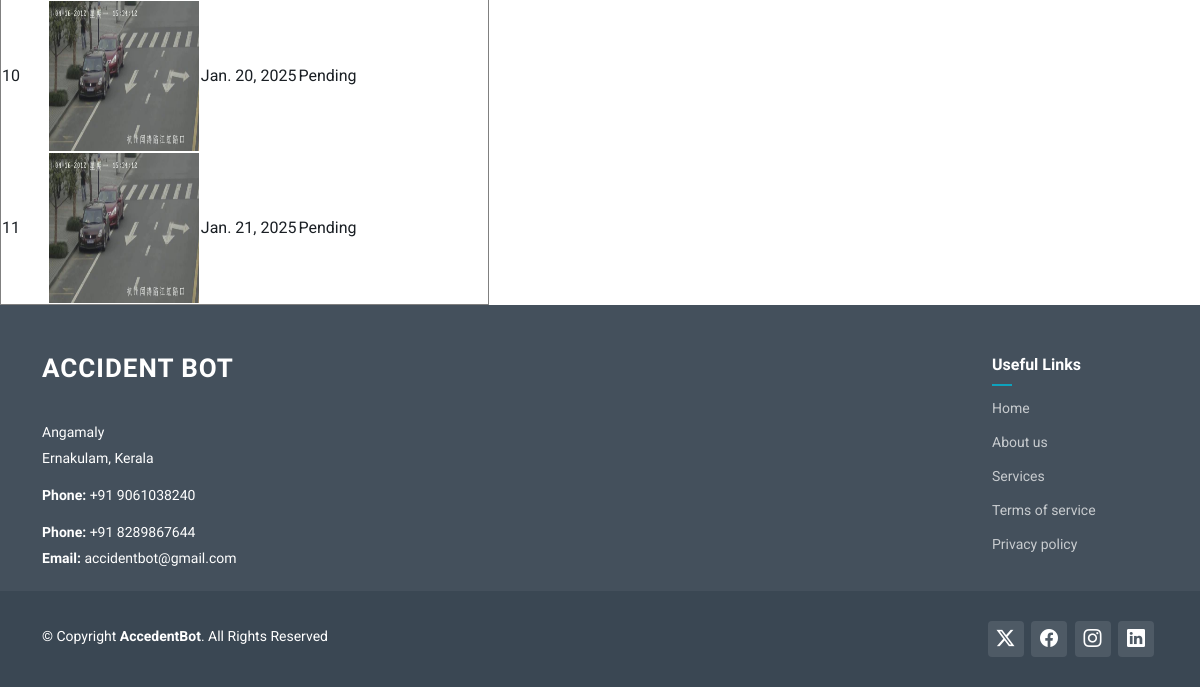
Page /User/myrequest/ (signed in, lower part) on the earlier database version.
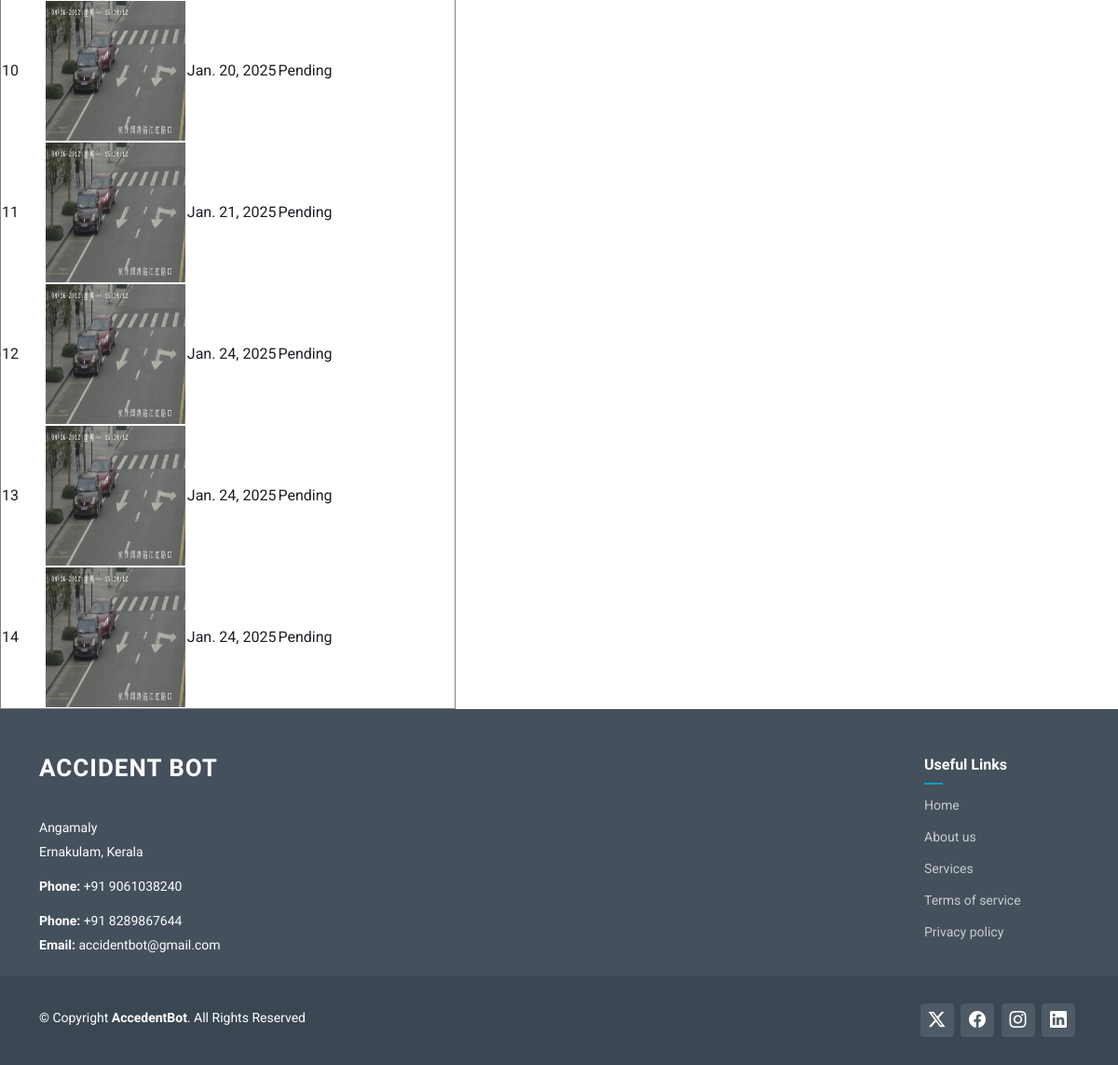
Same page on the later database version.
### User/models.py (models this page shows)
class tbl_request(models.Model):
    request_file=models.FileField(upload_to='Assets/Files/User/Photo/')
    request_date=models.DateField(auto_now_add=True)
    request_status=models.IntegerField(default=0)
    user_id=models.ForeignKey(tbl_user,on_delete=models.CASCADE)

### User/views.py (the view)
# urls.py: path('myrequest/',views.myrequest,name="myrequest"),
def myrequest(request):
    req=tbl_request.objects.filter(user_id=request.session['uid'])
    return render(request, 'User/MyRequest.html',{'req':req})

### User/Templates/User/MyRequest.html (shortened to what this page needs)
{% extends 'User/Headd.html' %}
{% block content %}
<!DOCTYPE html>
<html lang="en">
<head>
</head>
<body>
    <form>
        <table border="1">
            {%for i in req%}
            <tr>
                <td>{{forloop.counter}}</td>
                <td><a href="{{i.request_file.url}}"><img src="{{i.request_file.url}}" alt="" width="150px" height="150px"></a></td>
                <td>{{i.request_date}}</td>
                {% if i.request_status == 0 %}
                <td>Pending</td>
                {% endif %}
                <td></td>
                <td></td>
            </tr>
            {%endfor%}
        </table>
    </form>
</body>
</html>
{% endblock content %}

### User/Templates/User/Headd.html (shortened to what this page needs)
{% load static %}
<!DOCTYPE html>
<html lang="en">
<head>
  <link href="{% static 'User/assets/vendor/bootstrap/css/bootstrap.min.css' %}" rel="stylesheet">
  <link href="{% static 'User/assets/vendor/bootstrap-icons/bootstrap-icons.css' %}" rel="stylesheet">
  <link href="{% static 'User/assets/vendor/aos/aos.css' %}" rel="stylesheet">
  <link href="{% static 'User/assets/vendor/glightbox/css/glightbox.min.css' %}" rel="stylesheet">
  <link href="{% static 'User/assets/vendor/swiper/swiper-bundle.min.css' %}" rel="stylesheet">
  <link href="{% static 'User/assets/css/main.css' %}" rel="stylesheet">
</head>
<body class="index-page">
  {% block content %}
  {% endblock content %}
  <footer id="footer" class="footer dark-background">
    <div class="footer-top">
      <div class="container">
        <div class="row gy-4">
          <div class="col-lg-4 col-md-6 footer-about">
            <a href="index.html" class="logo d-flex align-items-center">
              <span class="sitename">ACCIDENT BOT</span>
            </a>
            <div class="footer-contact pt-3">
              <p>Angamaly</p>
              <p>Ernakulam, Kerala</p>
              <p class="mt-3"><strong>Phone:</strong> <span>+91 9061038240</span></p>
              <p class="mt-3"><strong>Phone:</strong> <span>+91 8289867644</span></p>
              <p><strong>Email:</strong> <span>accidentbot@gmail.com</span></p>
            </div>
          </div>
          <div class="col-lg-2 col-md-3 footer-links">
          </div>
          <div class="col-lg-2 col-md-3 footer-links">
          </div>
          <div class="col-lg-2 col-md-3 footer-links">
          </div>
          <div class="col-lg-2 col-md-3 footer-links">
            <h4>Useful Links</h4>
            <ul>
              <li><a href="#">Home</a></li>
              <li><a href="#">About us</a></li>
              <li><a href="#">Services</a></li>
              <li><a href="#">Terms of service</a></li>
              <li><a href="#">Privacy policy</a></li>
            </ul>
          </div>
        </div>
      </div>
    </div>
    <div class="copyright text-center">
      <div class="container d-flex flex-column flex-lg-row justify-content-center justify-content-lg-between align-items-center">
        <div class="d-flex flex-column align-items-center align-items-lg-start">
          <div>
            © Copyright <strong><span>AccedentBot</span></strong>. All Rights Reserved
          </div>
        </div>
        <div class="social-links order-first order-lg-last mb-3 mb-lg-0">
          <a href=""><i class="bi bi-twitter-x"></i></a>
          <a href=""><i class="bi bi-facebook"></i></a>
          <a href=""><i class="bi bi-instagram"></i></a>
          <a href=""><i class="bi bi-linkedin"></i></a>
        </div>
      </div>
    </div>
  </footer>
</body>
</html>

### Guest/static/User/assets/css/main.css (style rules this page uses)
:root { --default-font: "Roboto", system-ui, -apple-system, "Segoe UI", Roboto, "Helvetica Neue", Arial, "Noto Sans", "Liberation Sans", sans-serif, "Apple Color Emoji", "Segoe UI Emoji", "Segoe UI Symbol", "Noto Color Emoji"; --heading-font: "Source Sans Pro", sans-serif; --nav-font: "Poppins", sans-serif; }
:root { --background-color: #ffffff; --default-color: #1a1f24; --heading-color: #485664; --accent-color: #0ea2bd; --surface-color: #ffffff; --contrast-color: #ffffff; }
:root { --nav-color: #485664; --nav-hover-color: #0ea2bd; --nav-mobile-background-color: #ffffff; --nav-dropdown-background-color: #ffffff; --nav-dropdown-color: #485664; --nav-dropdown-hover-color: #0ea2bd; }
.dark-background { --background-color: #3a4753; --default-color: #ffffff; --heading-color: #ffffff; --surface-color: #4f6171; --contrast-color: #ffffff; }
:root { scroll-behavior: smooth; }
body { color: var(--default-color); background-color: var(--background-color); font-family: var(--default-font); }
a { color: var(--accent-color); text-decoration: none; transition: 0.3s; }
h1, h2, h3, h4, h5, h6 { color: var(--heading-color); font-family: var(--heading-font); }
.footer { color: var(--default-color); background-color: var(--background-color); font-size: 14px; position: relative; }
.footer .footer-top { background-color: color-mix(in srgb, var(--background-color), white 5%); padding-top: 50px; }
.footer .footer-about .logo { line-height: 1; margin-bottom: 25px; }
.footer .footer-about .logo span { color: var(--heading-color); font-family: var(--heading-font); font-size: 26px; font-weight: 700; letter-spacing: 1px; }
.footer .footer-about p { font-size: 14px; font-family: var(--heading-font); }
.footer h4 { font-size: 16px; font-weight: 600; position: relative; padding-bottom: 12px; margin-bottom: 15px; }
.footer h4::after { content: ""; position: absolute; display: block; width: 20px; height: 2px; background: var(--accent-color); bottom: 0; left: 0; }
.footer .footer-links { margin-bottom: 30px; }
.footer .footer-links ul { list-style: none; padding: 0; margin: 0; }
.footer .footer-links ul li { padding: 10px 0; display: flex; align-items: center; }
.footer .footer-links ul li:first-child { padding-top: 0; }
.footer .footer-links ul a { color: color-mix(in srgb, var(--default-color), transparent 30%); display: inline-block; line-height: 1; }
.footer .footer-contact p { margin-bottom: 5px; }
.footer .copyright { padding: 30px 0; }
.footer .social-links a { font-size: 18px; display: inline-block; background: color-mix(in srgb, var(--default-color), transparent 90%); color: var(--contrast-color); line-height: 1; padding: 8px 0; margin-right: 4px; border-radius: 4px; text-align: center; width: 36px; height: 36px; transition: 0.3s; }

Differences in the rows shown:
added tbl_request: request_file (picture), request_date "Jan. 24, 2025", request_status "Pending"
added tbl_request: request_file (picture), request_date "Jan. 24, 2025", request_status "Pending"
added tbl_request: request_file (picture), request_date "Jan. 24, 2025", request_status "Pending"
